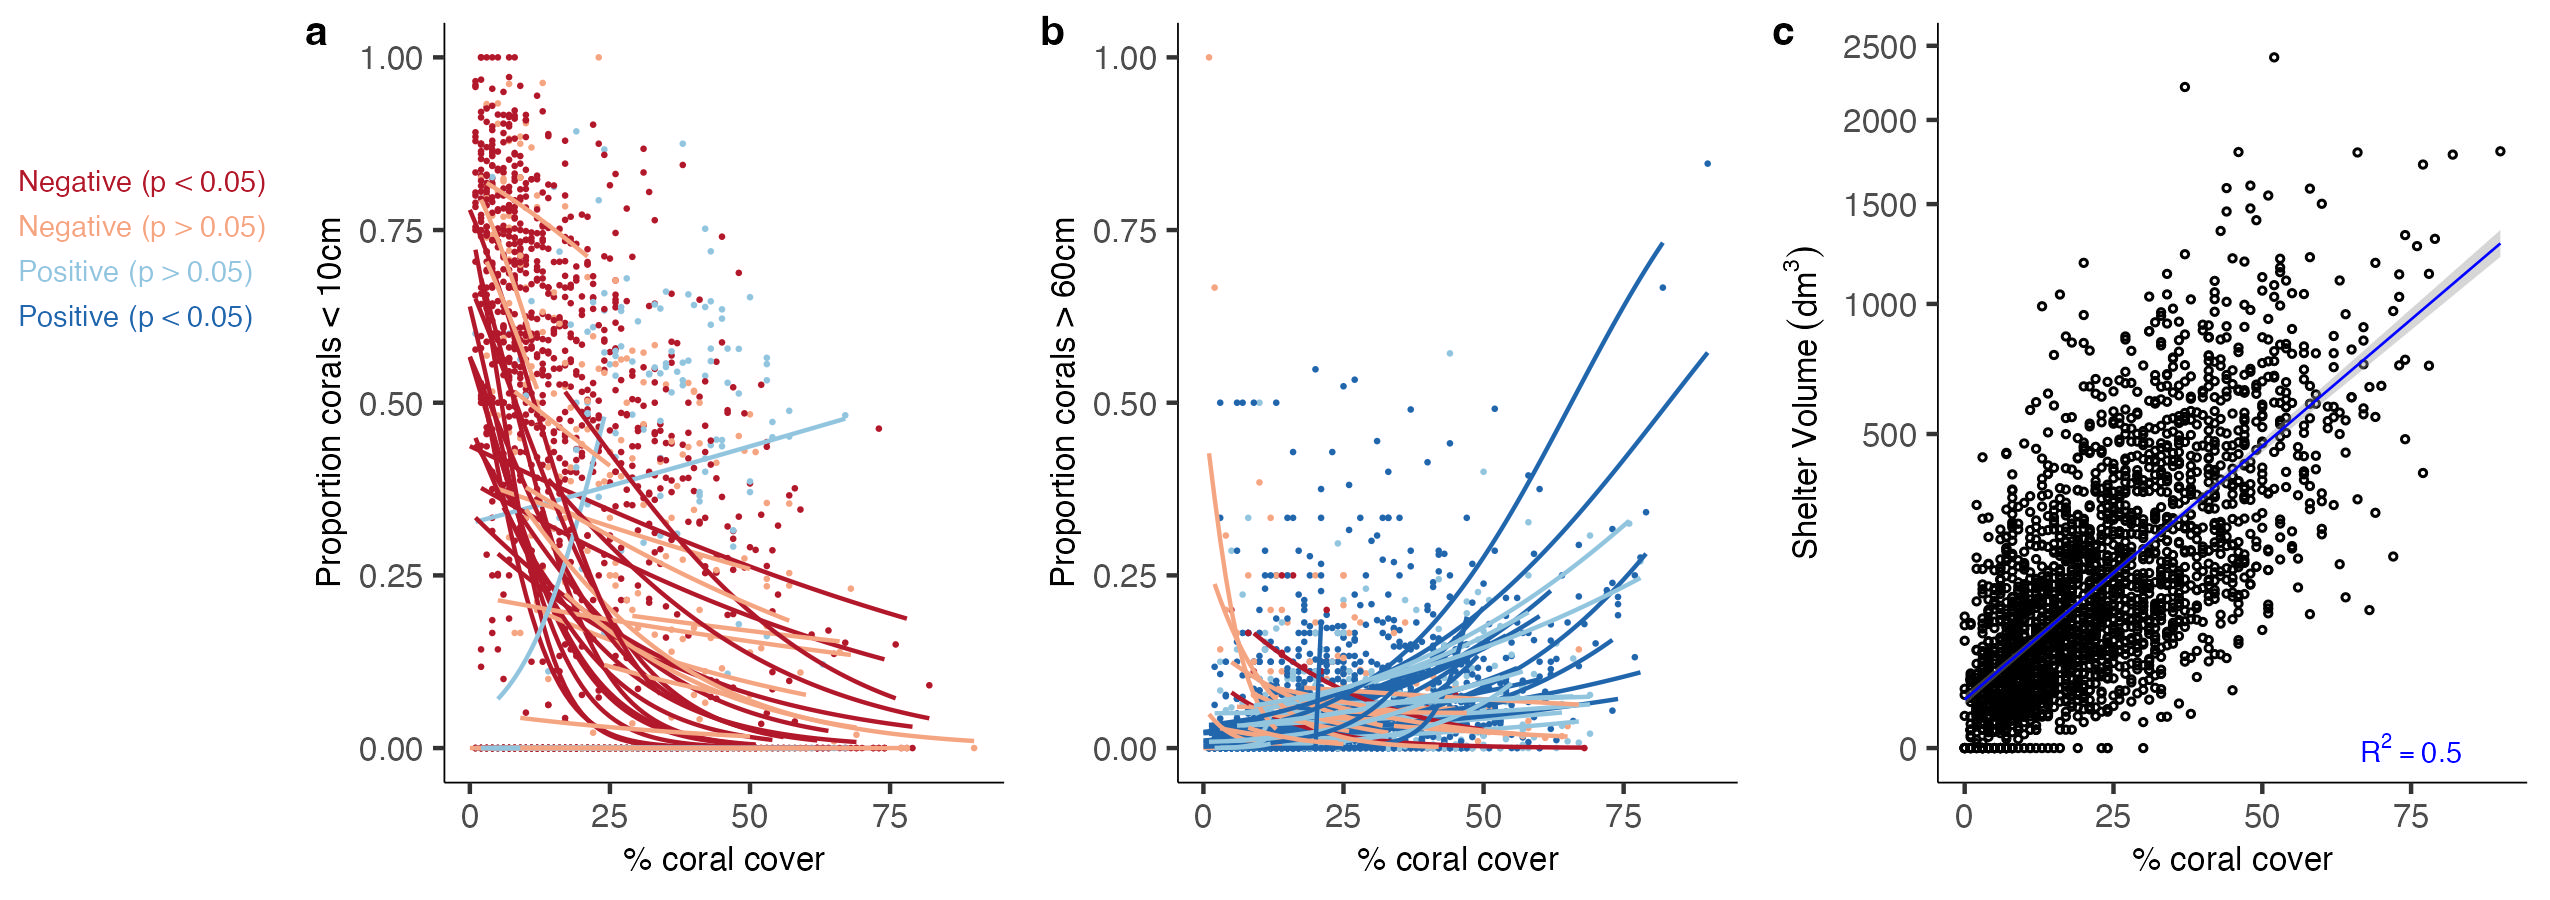

Write R code to recreate this figure.



p10dat <- df1[,c("p10", "coral", "Reef", "Zone")]
slpdat <- reefs[reefs$y=="p10",]
p10dat[,c("slp", "dir", "sig", "sigdir")] <- slpdat[match(p10dat$Reef, slpdat$Reef), c("slp", "dir", "sig", "sigdir")]
p10fit <- bifits[bifits$resp=="p10",]

p10plot <- ggplot(p10dat[p10dat$coral > 0 & p10dat$Zone %in% c("Crest", "Slope"),], aes( coral, p10))+
geom_point(shape=21, aes(col=sigdir), size=0.1)+
geom_line(data=p10fit, aes(x, fit, group=Reef, col=sigdir))+
labs(x="% coral cover", y="Proportion corals < 10cm")+
scale_colour_manual(values=colz)+
theme_classic()+theme(strip.background=element_blank(), axis.line=element_line(size=0.2), axis.text=element_text(size=8), axis.title=element_text(size=8))
p10plot

p60dat <- df1[,c("p60", "coral", "Reef", "Zone")]
slpdat <- reefs[reefs$y=="p60",]
p60dat[,c("slp", "dir", "sig", "sigdir")] <- slpdat[match(p60dat$Reef, slpdat$Reef), c("slp", "dir", "sig", "sigdir")]
p60fit <- bifits[bifits$resp=="p60",]
p60plot <- ggplot(p60dat[p60dat$coral > 0 & p10dat$Zone %in% c("Crest", "Slope"),], aes(coral, p60))+
geom_point(shape=21, aes(col=sigdir), size=0.1)+
geom_line(data=p60fit, aes(x, fit, group=Reef, col=sigdir))+
labs(x="% coral cover", y="Proportion corals > 60cm")+
scale_colour_manual(values=colz)+
theme_classic()+theme(strip.background=element_blank(), axis.line=element_line(size=0.2), axis.text=element_text(size=8), axis.title=element_text(size=8))
p60plot 


sizecov <- plot_grid(NULL,p10plot+guides(col="none"), p60plot+guides(col="none"),  nrow=1, rel_widths=c(0.4, 1,1), labels=c("", "a", 'b'), label_size=10)+
draw_label("Negative (p < 0.05)", x=0.01, y=0.8, colour=colz[1], size=7, hjust=0)+
draw_label("Negative (p > 0.05)", x=0.01, y=0.75, colour=colz[2], size=7, hjust=0)+
draw_label("Positive (p > 0.05)", x=0.01, y=0.7, colour=colz[3], size=7, hjust=0)+
draw_label("Positive (p < 0.05)", x=0.01, y=0.65, colour=colz[4], size=7, hjust=0)
sizecov


refplot <- ggplot(c1, aes(x=coral, y=shelt))+
geom_point(shape=21, size=0.5)+
geom_smooth(method="lm", col="blue", size=0.3)+
scale_y_sqrt()+
annotate(geom = 'text', x = 75, y = 0,    label = paste("R^2 == ", rsq2), parse = TRUE, size=2.5, col="blue")+
labs(x="% coral cover", y=expression(Shelter~Volume~(dm^3)))+
scale_colour_manual(values=colz)+
theme_classic()+theme(strip.background=element_blank(), axis.line=element_line(size=0.2), axis.text=element_text(size=8), axis.title=element_text(size=8))
refplot


FIG4 <- plot_grid(sizecov, refplot, rel_widths=c(2.23, 1), labels=c("", "c"), label_size=10)
FIG4
